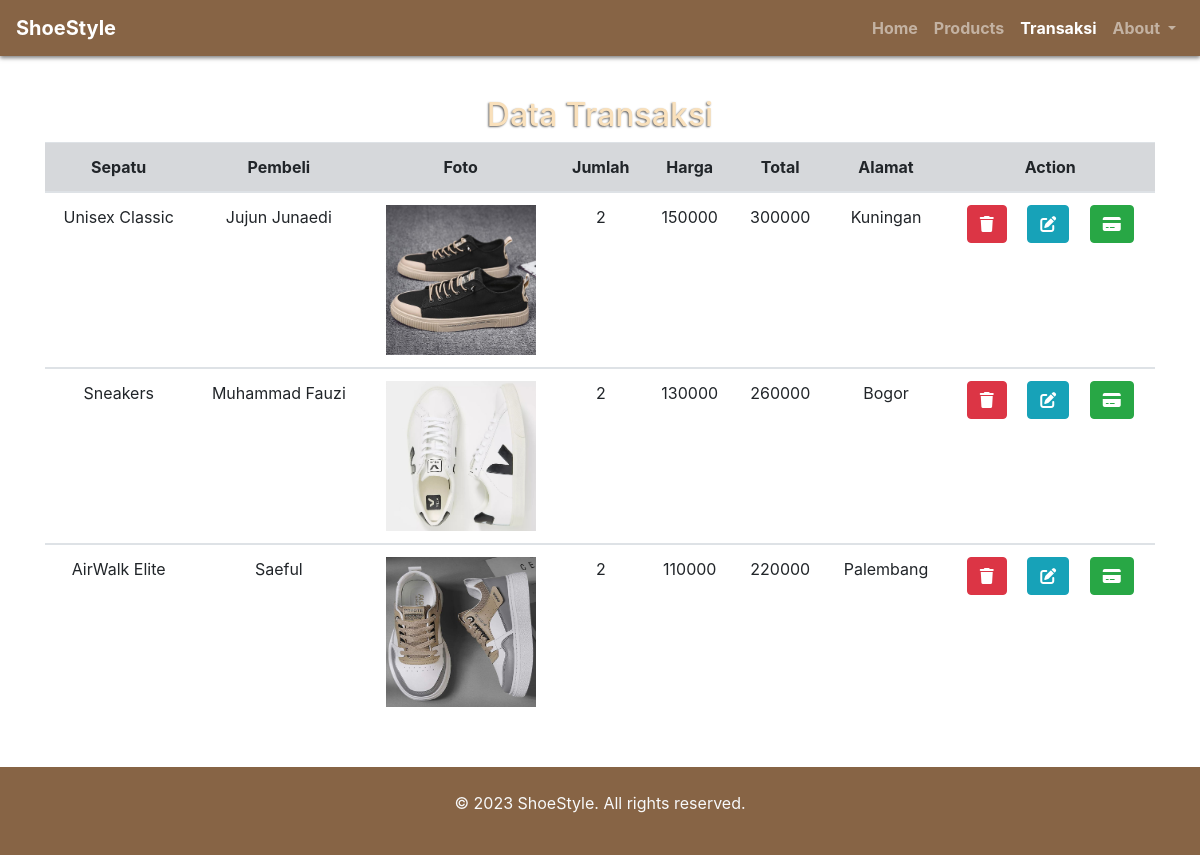
The app's page /crud/menampilkan.php with its own data.
### tables this page shows
CREATE TABLE `transaksi` (
  `id` int(11) NOT NULL,
  `nama_barang` varchar(35) NOT NULL,
  `pembeli` varchar(35) NOT NULL,
  `foto` varchar(200) NOT NULL,
  `jumlah` int(25) NOT NULL,
  `harga` varchar(30) NOT NULL,
  `total` varchar(40) NOT NULL,
  `alamat` varchar(50) NOT NULL
);

### crud/sql.php (called while the page is built, shortened)
<?php
class Transaksi
{
    public function __construct()
    {
        $this->db = new PDO('mysql:host=localhost; dbname=database_penjualan', "root", "");
    }
    public function menampilkan()
    {
        $sql = "SELECT * FROM transaksi";
        $query = $this->db->query($sql);
        return $query;
    }
}

### crud/menampilkan.php (the view, shortened to what this page needs)
<!DOCTYPE html>
<html lang="en">
<head>
    <link rel="stylesheet" type="text/css" href="https://maxcdn.bootstrapcdn.com/bootstrap/4.0.0/css/bootstrap.min.css">
    <link rel="stylesheet" href="../asset/style/style.css">
    <link rel="stylesheet" href="https://cdnjs.cloudflare.com/ajax/libs/font-awesome/6.4.0/css/all.min.css">
</head>
<body>
    <nav class="navbar navbar-expand-lg navbar-dark fixed-top" id="navbar">
        <a class="navbar-brand judul" href="#">ShoeStyle</a>
        <div class="collapse navbar-collapse" id="navbarNav">
            <ul class="navbar-nav ml-auto">
                <li class="nav-item ">
                    <a class="nav-link" href="../halaman.php">Home</a>
                </li>
                <li class="nav-item">
                    <a class="nav-link" href="../halaman.php#product">Products</a>
                </li>
                <li class="nav-item">
                    <a class="nav-link active" href="#">Transaksi</a>
                </li>
                <li class="nav-item dropdown ">
                    <a class="nav-link dropdown-toggle " href="#" role="button" data-toggle="dropdown"
                        aria-expanded="false">
                        About
                    </a>
                </li>
            </ul>
        </div>
    </nav>
    <div class="container pt-5">
        <h2 class="text-center pt-5 data">Data Transaksi</h2>
        <table class="table ">
            <thead class="thead  table-secondary text-center">
                <tr>
                    <th>Sepatu</th>
                    <th>Pembeli</th>
                    <th>Foto</th>
                    <th>Jumlah</th>
                    <th>Harga</th>
                    <th>Total</th>
                    <th>Alamat</th>
                    <th>Action</th>
                </tr>
            </thead>
            <?php
        require('sql.php');
        $Lib = new Transaksi();
        $show = $Lib->menampilkan();
        while ($data = $show->fetch(PDO::FETCH_OBJ)) { ?>
            <tbody class="text-center">
                <tr>
                    <td><?= $data->nama_barang; ?></td>
                    <td><?= $data->pembeli; ?></td>
                    <td><img src="../asset/image/<?= $data->foto; ?>" alt="" width="150" height="150px"></td>
                    <td><?= $data->jumlah; ?></td>
                    <td><?= $data->harga; ?></td>
                    <td><?= $data->total; ?></td>
                    <td style="width:" 100%"><?= $data->alamat; ?></td>
                    <td><a class="btn btn-danger mr-3" href="menampilkan.php?delete=<?= $data->id; ?>"><i
                                class="fa-solid fa-trash"></i></a>
                        <a class="btn btn-info mr-3" href="edit.php?id=<?= $data->id; ?>"><i
                                class="fa-solid fa-pen-to-square"></i></a>
                        <button type="button" class="btn btn-success" data-toggle="modal" data-target="#exampleModal">
                            <i class="fa-solid fa-credit-card"></i>
                        </button>
                    </td>
                </tr>
            </tbody>
            <?php } ?>
        </table>
    </div>
    <footer class="footer text-light text-center py-4 mt-5">
        <p>&copy; 2023 ShoeStyle. All rights reserved.</p>
    </footer>
</body>
</html>

### asset/style/style.css (style rules this page uses)
html { scroll-behavior: smooth; }
.navbar { background: #876445; top: 0; left: 0; width: 100%; transition: top 0.3s; z-index: 100; box-shadow: 0 2px 4px rgba(0, 0, 0, 0.5); }
.nav-item { font-weight: bold; }
.judul { font-weight: bold; font-size: 20px; cursor: pointer; }
.footer { background: #876445; }
.data { color: #f9e0bb; text-shadow: -1px 1px 2px rgba(0, 0, 0, 0.6); cursor: pointer; }

### records on screen
transaksi: nama_barang "Unisex Classic", pembeli "Jujun Junaedi", foto (picture), jumlah "2", harga "150000", total "300000", alamat "Kuningan"
transaksi: nama_barang "Sneakers", pembeli "Muhammad Fauzi", foto (picture), jumlah "2", harga "130000", total "260000", alamat "Bogor"
transaksi: nama_barang "AirWalk Elite", pembeli "Saeful", foto (picture), jumlah "2", harga "110000", total "220000", alamat "Palembang"
